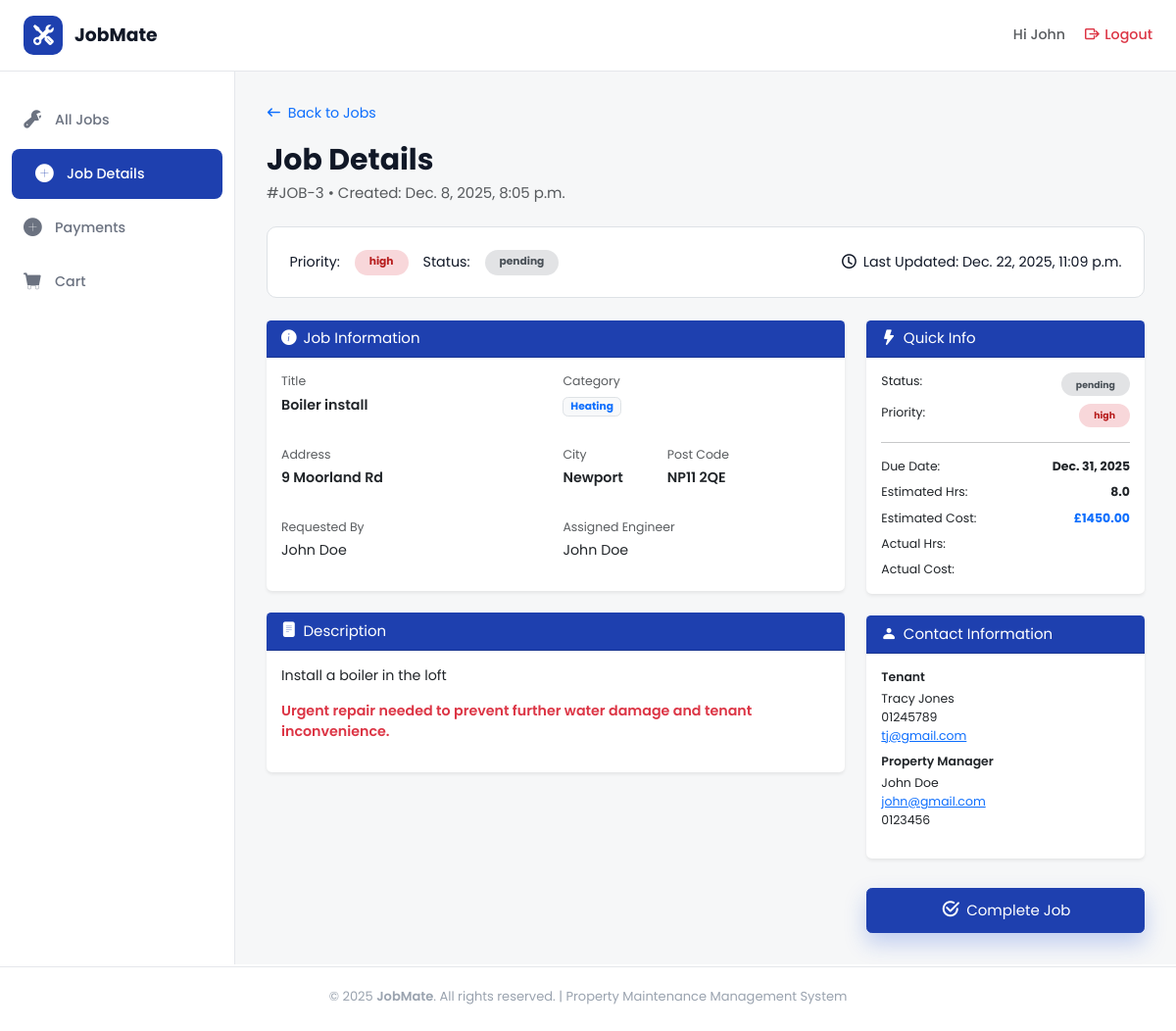
/jobs/job_detail/3/ (signed in), run on the app's committed database.
### jobs/models.py (models this page shows, shortened)
class Job(models.Model):
    PRIORITY_CHOICES = [
        ('high', 'High'),
        ('medium', 'Medium'),
        ('low', 'Low'),
    ]
    CATEGORY_CHOICES = [
        ('plumbing', 'Plumbing'),
        ('heating', 'Heating'),
        ('electrical', 'Electrical'),
    ]
    STATUS_CHOICES = [
        ("pending", "Pending"),
        ("in_progress", "In Progress"),
        ("completed", "Completed"),
        ("cancelled", "Cancelled"),
    ]
    job_title = models.CharField(max_length=100)
    property_owner = models.CharField(max_length=100)
    address = models.CharField(max_length=200)
    city = models.CharField(max_length=100)
    post_code = models.CharField(max_length=20)
    tenant_name = models.CharField(
        max_length=100,
        null=True,
        blank=True
    )
    tenant_phone = models.CharField(
        max_length=20,
        null=True,
        blank=True
    )
    tenant_email = models.EmailField(
        max_length=254,
        null=True,
        blank=True
    )
    priority = models.CharField(
        max_length=20,
        choices=PRIORITY_CHOICES,
        default='medium'
    )
    category = models.CharField(
        max_length=20,
        choices=CATEGORY_CHOICES
    )
    status = models.CharField(
        max_length=20,
        choices=STATUS_CHOICES,
        default="pending"
    )
    description = models.TextField()
    created_at = models.DateTimeField(auto_now_add=True)
    updated_at = models.DateTimeField(auto_now=True)
    due_date = models.DateField()
    estimated_hours = models.DecimalField(
        max_digits=4,
        decimal_places=1,
        null=True,
        blank=True
    )
    job_cost = models.DecimalField(
        max_digits=10,
        decimal_places=2,
        null=True,
        blank=True
    )
    assigned_engineer = models.ForeignKey(
        User,
        on_delete=models.SET_NULL,
        null=True,
        blank=True,
        related_name="assigned_jobs"
    )

### users/models.py (models this page shows, shortened)
class Profile(models.Model):
    ROLE_CHOICES = [
        ('admin', 'Admin'),
        ('gas_engineer', 'Gas Engineer'),
        ('plumber', 'Plumber'),
        ('electrcian', 'Electrician'),
        ('carpenter', 'Carpenter'),
        ('handy_person', 'Handy Person'),
    ]
    STATUS_CHOICES = [
        ("pending", "Pending"),
        ("active", "Active"),
        ("in_active", "In-Active"),
        ("left", "Left"),
    ]
    user = models.OneToOneField(User, on_delete=models.CASCADE)
    phone_number = models.CharField(
        max_length=20,
        blank=False,
    )
    role = models.CharField(
        max_length=20,
        choices=ROLE_CHOICES,
        default='Select Your Job Role'
    )
    status = models.CharField(
        max_length=20,
        choices=STATUS_CHOICES,
        default="active"
    )
    bank_name = models.CharField(
        max_length=100,
        blank=True,
        null=True
    )
    account_holder = models.CharField(
        max_length=100,
        blank=True,
        null=True
    )
    account_number = models.CharField(
        max_length=20,
        blank=True,
        null=True
    )
    sort_code = models.CharField(
        max_length=20,
        blank=True,
        null=True
    )
    created_at = models.DateTimeField(auto_now_add=True)

### jobs/views.py (the view)
# urls.py: path('job_detail/<int:job_id>/', views.job_detail, name='job_detail'),
@login_required
def job_detail(request, job_id):
    user = request.user
    job = Job.objects.get(pk=job_id)
    if user.profile.role == "Admin":
        return render(request, "job_detail.html", {"job": job})
    if job.assigned_engineer == user:
        return render(request, "job_detail.html", {"job": job})
    return render(request, 'all_jobs.html')

### jobs/templates/job_detail.html (shortened to what this page needs)
{% extends "dashboard_base.html" %}
{% load static %}
{% block content %}
<div class="d-flex justify-content-between align-items-center mb-3">
  <a href="{% url 'jobs:all_jobs' %}" class="text-decoration-none">
    <i class="bi bi-arrow-left me-2"></i>Back to Jobs
  </a>
</div>
<div>
  <strong class="fs-2 fw-bold">Job Details</strong>
  <p class="fs-6 text-muted">#JOB-{{ job.id }} • Created: {{ job.created_at }}</p>
</div>
<div class="status-header border">
  <div class="d-flex align-items-center gap-3">
    <p class="m-0">Priority:</p>
    <span class="badge rounded-pill px-3 py-2
    {% if job.priority == 'high' %} badge-high
      {% elif job.priority == 'medium' %}badge-medium
      {% elif job.priority == 'low' %}badge-low
    {% endif %}">{{ job.priority }}</span>
    <p class="m-0">Status:</p>
    <span class="badge rounded-pill px-3 py-2
    {% if job.status == 'pending' %}badge-pending
      {% elif job.status == 'in_progress' %}badge-progress
      {% elif job.status == 'completed' %}badge-completed
      {% elif job.status == 'cancelled' %}bg-danger
    {% endif %}">{{ job.status }}</span>
  </div>
  <div>
    <i class="bi bi-clock me-1"></i> Last Updated: {{ job.updated_at }}
  </div>
</div>
<div class="row g-4">
  <div class="col-lg-8 d-flex flex-column gap-4">
    <div class="card border-0 shadow-sm">
      <div class="card-header">
        <i class="bi bi-info-circle-fill me-2"></i>Job Information
      </div>
      <div class="card-body">
        <div class="row g-3">
          <div class="col-md-6">
            <p class="mb-1 text-muted small">Title</p>
            <p class="fw-semibold">{{ job.job_title }}</p>
          </div>
          <div class="col-md-6">
            <p class="mb-1 text-muted small">Category</p>
            <p><span class="badge bg-light text-primary border">{{ job.get_category_display }}</span></p>
          </div>
          <div class="col-md-6">
            <p class="mb-1 text-muted small">Address</p>
            <p class="fw-semibold">{{ job.address }}</p>
          </div>
          <div class="col-md-6 d-flex gap-5">
            <div>
              <p class="mb-1 text-muted small">City</p>
              <p class="fw-semibold">{{ job.city }}</p>
            </div>
            <div>
              <p class="mb-1 text-muted small">Post Code</p>
              <p class="fw-semibold">{{ job.post_code }}</p>
            </div>
          </div>
          <div class="col-md-6">
            <p class="mb-1 text-muted small">Requested By</p>
            <p>{{ user.first_name }} {{ user.last_name }}</p>
          </div>
          <div class="col-md-6">
            <p class="mb-1 text-muted small">Assigned Engineer</p>
            <p>{{ job.assigned_engineer.first_name }} {{ job.assigned_engineer.last_name }}</p>
          </div>
        </div>
      </div>
    </div>
    <div class="card border-0 shadow-sm">
      <div class="card-header">
        <i class="bi bi-file-text-fill me-2"></i>Description
      </div>
      <div class="card-body">
        <p>
          {{ job.description }}
        </p>
        <p class="text-danger fw-semibold">
          Urgent repair needed to prevent further water damage and tenant inconvenience.
        </p>
      </div>
    </div>
  </div>
  <div class="col-lg-4 d-flex flex-column gap-4">
    <div class="card border-0 shadow-sm">
      <div class="card-header">
        <i class="bi bi-lightning-fill me-2"></i>Quick Info
      </div>
      <div class="card-body small">
        <div class="d-flex justify-content-between mb-2">
          <span>Status:</span>
          <span class="badge rounded-pill px-3 py-2
          {% if job.status == 'pending' %}badge-pending
            {% elif job.status == 'in_progress' %}badge-progress
            {% elif job.status == 'completed' %}badge-completed
            {% elif job.status == 'cancelled' %}bg-danger
          {% endif %}">{{ job.status }}</span>
        </div>
        <div class="d-flex justify-content-between mb-2">
          <span>Priority:</span>
          <span class="badge rounded-pill px-3 py-2
          {% if job.priority == 'high' %} badge-high
            {% elif job.priority == 'medium' %}badge-medium
            {% elif job.priority == 'low' %}badge-low
          {% endif %}">{{ job.priority }}</span>
        </div>
        <hr>
        <div class="d-flex justify-content-between mb-2">
          <span>Due Date:</span><strong>{{ job.due_date }}</strong>
        </div>
        <div class="d-flex justify-content-between mb-2">
          <span>Estimated Hrs:</span><strong>{{ job.estimated_hours}}</strong>
        </div>
        <div class="d-flex justify-content-between mb-2">
          <span>Estimated Cost:</span><strong class="text-primary">£{{ job.job_cost}}</strong>
        </div>
        <div class="d-flex justify-content-between mb-2">
          <span>Actual Hrs:</span><strong></strong>
        </div>
        <div class="d-flex justify-content-between">
          <span>Actual Cost:</span><strong class="text-success"></strong>
        </div>
      </div>
    </div>
    <div class="card border-0 shadow-sm">
      <div class="card-header">
        <i class="bi bi-person-fill me-2"></i>Contact Information
      </div>
      <div class="card-body small">
        <p class="fw-semibold mb-1">Tenant</p>
        <p class="mb-2">{{ job.tenant_name }}<br>
          {{ job.tenant_phone }}<br>
          <a href="mailto:{{ job.tenant_email }}">{{ job.tenant_email }}</a><br>
        </p>
        <p class="fw-semibold mb-1">Property Manager</p>
        <p>{{ user.first_name }} {{user.last_name}}<br>
          <a href="mailto:sarah.j@riverside.com">{{ user.email }}</a><br>
          {{ user.profile.phone_number }}
        </p>
      </div>
    </div>
    <a href="{% url 'cart:basket' %}" class="text-decoration-none text-white">
      <button class="btn btn-primary w-100 py-2 mt-2 d-flex align-items-center justify-content-center gap-2 shadow-cta">
        <i class="bi bi-check2-circle fs-5"></i> Complete Job
      </button>
    </a>
  </div>
</div>
{% endblock %}

### templates/dashboard_base.html (shortened to what this page needs)
{% extends "base.html" %}
{% load static %}
{% block body %}
<header class="top-header">
  <div class="logo-section">
    <a href="{% url 'home:home' %}">
      <div class="logo-icon">
        <i class="bi bi-tools"></i>
      </div>
      <span class="logo-text">JobMate</span>
    </a>
  </div>
  <div class="header-right">
    <div class="user-info">
      <a href="{% url 'users:profile_settings' %}" class="text-decoration-none text-muted"><span>Hi {% if request.user.is_authenticated and request.user.first_name == "" %}
        {{ request.user.username }}
        {% else %}
         {{request.user.first_name}}
          {% endif %} </span></a>
    </div>
    <a href="{% url 'account_logout' %}" class="logout-btn text-danger">
      <i class="bi bi-box-arrow-right"></i>
      <span>Logout</span>
    </a>
  </div>
</header>
<div class="dashboard-layout">
  <aside class="sidebar">
    <ul class="sidebar-nav">
      <li>
        <a href="{% url 'jobs:all_jobs' %}"
          class="{% if request.resolver_match.url_name == 'all_jobs' %}active{% endif %}">
          <i class="bi bi-wrench-adjustable"></i>
          <span>All Jobs</span>
        </a>
      </li>
      <li>
        <a href="#"
          class="{% if request.resolver_match.url_name == 'job_detail' %}active nav-link disabled {% else %}d-none {% endif %}">
          <i class="bi bi-plus-circle-fill"></i>
          <span>Job Details</span>
        </a>
      </li>
      <li>
        <a href="{% url 'cart:payments' %}"
          class="{% if request.resolver_match.url_name == 'payments' %}active nav-link disabled{% endif %}">
          <i class="bi bi-plus-circle-fill"></i>
          <span>Payments</span>
        </a>
      </li>
      <li>
        <a href="{% url 'cart:basket' %}"
          class="{% if request.resolver_match.url_name == 'basket' %}active nav-link disabled{% endif %}">
          <i class="bi bi-cart-fill"></i>
          <span>Cart</span>
        </a>
      </li>
    </ul>
  </aside>
  <main class="main-content">
    {% block content %} {% endblock %}
  </main>
</div>
{% endblock %}

### static/css/base.css (style rules this page uses)
html { font-size: 15px; }
:root { --jm-blue-600: #2563eb; --jm-blue-700: #1e40af; --jm-default: #ffffff; --jm-main: #e5e7eb; --jm-secondary: #1e40af; --jm-accent: #dbeafe; --jm-accent-light: #f6f7f8; --jm-links: #2563eb; --jm-other: #fecaca; --ink: #111827; --muted: #6b7280; --muted-2: #9aa3af; --footer-bg: #0f172a; --input: #f3f3f6; --card-radius: 14px; --tile-radius: 18px; --shadow-soft: 0 8px 16px rgba(15, 23, 42, 0.06); --shadow-tile: 0 14px 30px rgba(37, 99, 235, 0.25); --shadow-cta: 0 10px 22px rgba(29, 78, 216, 0.25); --purple: #7e22ce; --input-border: #D1D5DB; --topbar-h: 66px; --footer-h: 20px; --sidebar-width: 240px; }
* { box-sizing: border-box; }
body { font-family: "Poppins", system-ui, -apple-system, Segoe UI, Roboto, Helvetica, Arial, sans-serif; font-size: 0.95rem; color: var(--ink); background: var(--page-bg); margin: 0 auto; }
.btn-primary { background-color: var(--jm-blue-700) !important; border-color: var(--jm-blue-700) !important; font-size: 1rem; transition: all 0.25s ease; }
.bi::before { font-weight: bold !important; }

### static/css/home.css (style rules this page uses)
.shadow-cta { box-shadow: var(--shadow-cta); }

### static/css/dashboard_base.css (style rules this page uses)
.dashboard-layout { display: flex; max-width: 1800px; margin: 0 auto; width: 100%; }
.main-content { flex: 1; padding: 32px; background-color: var(--jm-accent-light); overflow-y: auto; height: calc(100vh - 55px - var(--topbar-h) - var(--footer-h)); }
.top-header { background: var(--jm-default); border-bottom: 1px solid var(--jm-main); margin: 0 auto; padding: 16px 24px; display: flex; justify-content: space-between; align-items: center; position: sticky; max-width: 1800px; width: 100%; top: 0; z-index: 1000; }
.logo-section { display: flex; align-items: center; gap: 12px; }
.logo-section a { display: flex; align-items: center; gap: 12px; text-decoration: none; }
.logo-icon { width: 40px; height: 40px; background: var(--jm-blue-700); border-radius: 10px; display: flex; align-items: center; justify-content: center; color: var(--jm-default); font-size: 20px; }
.logo-text { font-size: 1.25rem; font-weight: 700; color: var(--ink); }
.header-right { display: flex; align-items: center; gap: 20px; }
.user-info { display: flex; align-items: center; gap: 8px; color: var(--muted); font-weight: 500; }
.logout-btn { color: var(--muted); text-decoration: none; display: flex; align-items: center; gap: 6px; font-weight: 500; transition: color 0.3s; }
.sidebar { width: var(--sidebar-width); background: var(--jm-default); border-right: 1px solid var(--jm-main); padding: 24px 0; position: sticky; top: 73px; overflow-y: auto; }
.sidebar-nav { list-style: none; padding: 0; margin: 0; }
.sidebar-nav li { margin-bottom: 4px; }
.sidebar-nav a { display: flex; align-items: center; gap: 12px; padding: 12px 24px; color: var(--muted); text-decoration: none; font-weight: 500; transition: all 0.3s; }
.sidebar-nav a.active { background: var(--jm-blue-700); color: white; border-radius: 8px; margin: 0 12px; }
.sidebar-nav a i { font-size: 18px; width: 20px; }

### static/css/tables.css (style rules this page uses)
.badge-high { background-color: #f8d7da; color: #b71c1c; }
.badge-pending { background-color: #e2e3e5; color: #495057; }

### static/css/form.css (style rules this page uses)
.card-header { background-color: var(--jm-blue-700); color: var(--jm-default); font-size: 1rem; }

### static/css/job_detail.css (style rules this page uses)
.status-header { display: flex; align-items: center; justify-content: space-between; flex-wrap: wrap; gap: 1rem; background-color: var(--jm-default); padding: 1.5rem; border-radius: 10px; margin: 1.5rem 0 1.5rem 0; }

### data on the page
Job: id "3", created_at "Dec. 8, 2025, 8:05 p.m.", priority "high", status "pending", updated_at "Dec. 22, 2025, 11:09 p.m.", job_title "Boiler install", category "Heating", address "9 Moorland Rd", city "Newport", post_code "NP11 2QE", assigned_engineer.first_name "John", assigned_engineer.last_name "Doe", description "Install a boiler in the loft", due_date "Dec. 31, 2025", estimated_hours "8.0", job_cost "1450.00", tenant_name "Tracy Jones", tenant_phone "01245789", tenant_email "tj@gmail.com"

### other printed values
{{ request.user.first_name }} "John"
{{ user.first_name }} "John"
{{ user.last_name }} "Doe"
{{ user.email }} "john@gmail.com"
{{ user.profile.phone_number }} "0123456"
